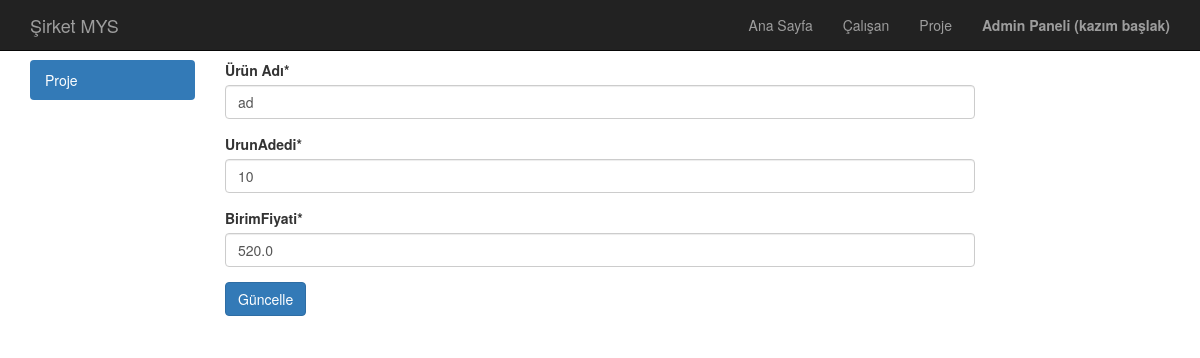
Screenshot of /alim/update/8/ (signed in) with the database file from the repository.
### alim/models.py (models this page shows, shortened)
class AlimFatura(models.Model):
    urunAdi = models.CharField(max_length=50, verbose_name = "Ürün Adı")
    urunAdedi = models.PositiveIntegerField()
    birimFiyati = models.FloatField()
    tarih = models.DateTimeField(auto_now_add=True)
    slug = models.SlugField(unique = True,editable = False, max_length= 60)
    class Meta:
        ordering = ['-tarih']

### alim/views.py (the view, shortened to what this page needs)
# urls.py: path('update/<int:id>/',alimUpdate,name='update'),
def alimUpdate(request,id):
    yetki = getAuthorization(request,"alim fatura")
    if yetki == -1:
        messages.warning(request,"Erişim için giriş yapınız.")
        return redirect("/admin")
    elif not canChange(yetki):
        messages.warning(request,"Alım işlemlerini güncelleme yetkiniz yoktur.")
        alimFatura = get_object_or_404(AlimFatura,id=id)
        return HttpResponseRedirect(alimFatura.get_absolute_url())
    alimFatura = get_object_or_404(AlimFatura,id=id)
    form = AlimForm(request.POST or None,instance=alimFatura)
    context = {
        'form':form,
        'value':'Güncelle',
    }
    return render(request,'alim/form.html',context)

### alim/form.py
class AlimForm(forms.ModelForm):
    class Meta:
        model = AlimFatura
        fields = [
            'urunAdi',
            'urunAdedi',
            'birimFiyati',
        ]

### calisan/models.py (called while the page is built, shortened)
def getAuthorization(request,name):
    u = request.user
    yetki = 0
    if not u.is_authenticated:
        return -1
    elif u.is_superuser:
        return 15

def canChange(authorization):
    return authorization == 2 or authorization == 3 or authorization == 6 or authorization == 7 or authorization == 10 or authorization == 11 or authorization == 14 or authorization == 15

### templates/alim/form.html (shortened to what this page needs)
{% extends "base.html" %}
{% block head %}
{% load crispy_forms_tags %}
{% endblock head %}
{% block body %}
        <div class = "container">
            <div class = "row">
                {% include "proje/leftnav.html" %}
                <div class = "col-md-8">
                    <form method="POST" enctype = "multipart/form-data">
                        {{form|crispy}}
                        <input class = "btn btn-primary" type ="submit" value = "{{value}}" >
                    </form>
                </div>
            </div>
        </div>
{% endblock body %}

### templates/header.html (shortened to what this page needs)
<head>
</head>
<nav class="navbar navbar-inverse navbar-fixed-top" role="banner">
    <div class="container">
        <div class="navbar-header">
            <a href="{% url 'home:index'%}" class="navbar-brand">Şirket MYS</a>
        </div>
        <nav class="collapse navbar-collapse" role="navigation">
            <ul class="nav navbar-nav navbar-right">
                <li><a href="{% url 'home:index'%}">Ana Sayfa</a></li>
                <li><a href="{% url 'calisan:index' %}">Çalışan</a></li>
                <li><a href="{% url 'proje:index' %}">Proje</a></li>
                <li><a href="/admin"><b>Admin Paneli ({{ request.user.get_full_name }})</b></a></li>
            </ul>
        </nav>
    </div>
</nav>

### static/css/style.css (style rules this page uses)
body { margin-top: 60px; }

### rows the page displays
AlimFatura: urunAdi "ad", urunAdedi "10", birimFiyati "520.0"

### other values shown
{{ request.user.get_full_name }} "kazım başlak"
